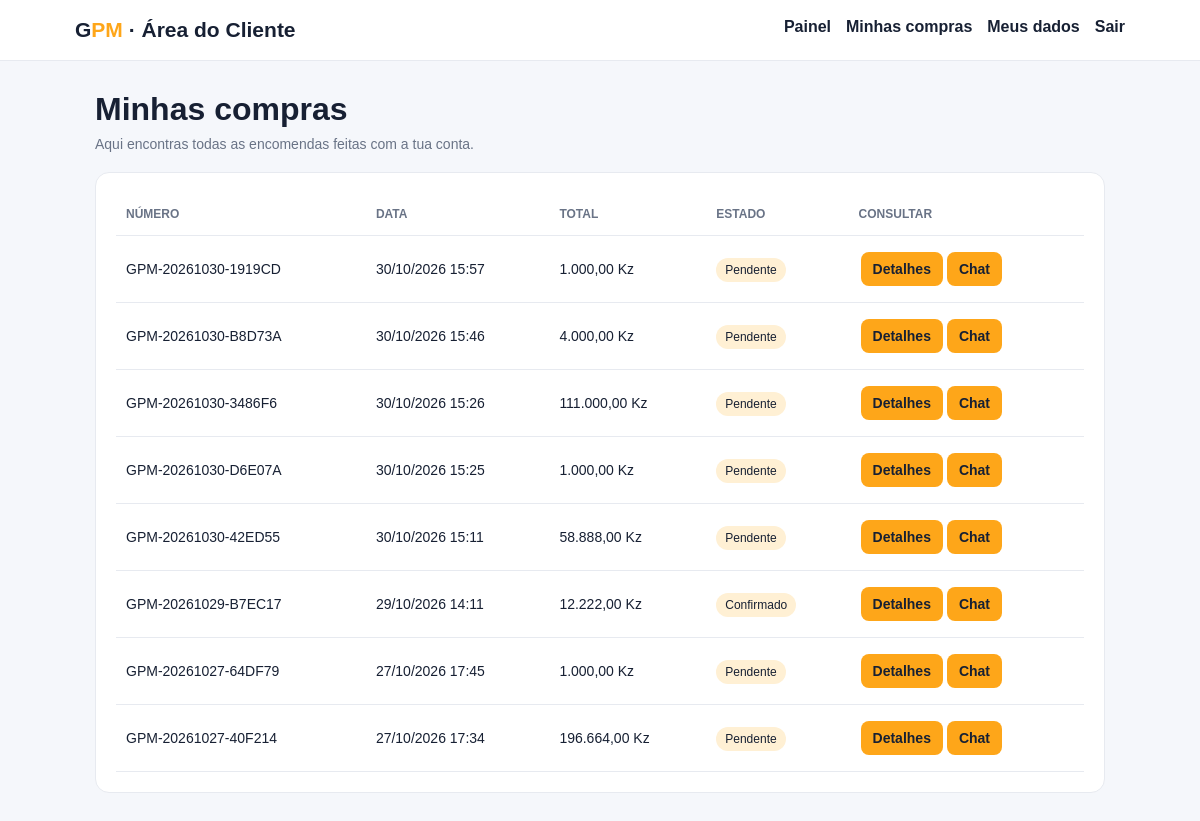
Screenshot of /gpm2/cliente/painel-cliente/pedidos.php (signed in) with the database file from the repository.
### tables this page shows
CREATE TABLE `orders` (
  `id` bigint(20) UNSIGNED NOT NULL,
  `order_number` varchar(40) NOT NULL,
  `customer_id` bigint(20) UNSIGNED NOT NULL,
  `responsible_user_id` bigint(20) UNSIGNED DEFAULT NULL,
  `customer_type` enum('individual','company') NOT NULL DEFAULT 'individual',
  `customer_name` varchar(180) NOT NULL,
  `customer_nif` varchar(50) DEFAULT NULL,
  `customer_phone` varchar(40) NOT NULL,
  `customer_email` varchar(190) DEFAULT NULL,
  `delivery_address` text DEFAULT NULL,
  `delivery_city` varchar(100) DEFAULT NULL,
  `delivery_province` varchar(100) DEFAULT NULL,
  `delivery_fee` decimal(15,2) NOT NULL DEFAULT 0.00,
  `discount` decimal(15,2) NOT NULL DEFAULT 0.00,
  `subtotal` decimal(15,2) NOT NULL DEFAULT 0.00,
  `total` decimal(15,2) NOT NULL DEFAULT 0.00,
  `payment_method` varchar(80) DEFAULT NULL,
  `payment_status` enum('pending','partial','paid','refunded') NOT NULL DEFAULT 'pending',
  `status` enum('pending','confirmed','preparing','shipped','completed','cancelled') NOT NULL DEFAULT 'pending',
  `notes` text DEFAULT NULL,
  `stock_deducted` tinyint(1) NOT NULL DEFAULT 0,
  `ordered_at` datetime NOT NULL DEFAULT current_timestamp(),
  `confirmed_at` datetime DEFAULT NULL,
  `completed_at` datetime DEFAULT NULL,
  `cancelled_at` datetime DEFAULT NULL,
  `created_at` timestamp NOT NULL DEFAULT current_timestamp(),
  `updated_at` timestamp NOT NULL DEFAULT current_timestamp() ON UPDATE current_timestamp(),
  `delivery_street` varchar(180) DEFAULT NULL,
  `delivery_neighborhood` varchar(120) DEFAULT NULL,
  `delivery_reference` varchar(255) DEFAULT NULL
);

### gpm2/cliente/painel-cliente/pedidos.php (the view, shortened to what this page needs)
<?php
$cliente = cliente_atual();
$pdo = db();
$stmt = $pdo->prepare("SELECT id, order_number, total, status, ordered_at FROM orders WHERE customer_id = ? ORDER BY ordered_at DESC, id DESC");
$stmt->execute([(int)$cliente['id']]);
$pedidos = $stmt->fetchAll(PDO::FETCH_ASSOC);
$labels = ['pending'=>'Pendente','confirmed'=>'Confirmado','preparing'=>'Em preparação','shipped'=>'Enviado','completed'=>'Concluído','cancelled'=>'Cancelado'];
function pedidos_money($v): string { return number_format((float)$v, 2, ',', '.') . ' Kz'; }
?>
<!doctype html><html lang="pt"><head><meta charset="utf-8"><meta name="viewport" content="width=device-width,initial-scale=1"><title>Minhas compras | GPM</title>
</head><body><header><a class="brand" href="index.php">G<span>PM</span> · Área do Cliente</a><nav><a href="index.php">Painel</a><a href="pedidos.php">Minhas compras</a><a href="dados.php">Meus dados</a><a href="../logout.php">Sair</a></nav></header>
<main><h1>Minhas compras</h1><div class="muted">Aqui encontras todas as encomendas feitas com a tua conta.</div><div class="card">
<?php if (!$pedidos): ?><div class="empty">Ainda não tens encomendas. <a href="../index.php">Ver produtos</a></div>
<?php else: ?><table><thead><tr><th>Número</th><th>Data</th><th>Total</th><th>Estado</th><th>Consultar</th></tr></thead><tbody>
<?php foreach($pedidos as $p): ?><tr><td><?= htmlspecialchars((string)$p['order_number'],ENT_QUOTES,'UTF-8') ?></td><td><?= htmlspecialchars(date('d/m/Y H:i',strtotime((string)$p['ordered_at'])),ENT_QUOTES,'UTF-8') ?></td><td><?= pedidos_money($p['total']) ?></td><td><span class="badge"><?= htmlspecialchars($labels[$p['status']] ?? $p['status'],ENT_QUOTES,'UTF-8') ?></span></td><td><a class="btn" href="../pedido.php?id=<?= (int)$p['id'] ?>">Detalhes</a><a class="btn" href="../chat.php?pedido=<?= (int)$p['id'] ?>">Chat</a></td></tr><?php endforeach; ?>
</tbody></table><?php endif; ?></div></main></body></html>

### gpm2/cliente/painel-cliente/pedidos.php (style rules this page uses)
* { box-sizing:border-box }
body { margin:0;background:#f5f7fb;font-family:Arial,sans-serif;color:#172033 }
header { background:white;padding:18px max(20px,calc((100% - 1050px)/2));border-bottom:1px solid #e7eaf0;display:flex;justify-content:space-between;gap:15px;flex-wrap:wrap }
a { color:#172033;text-decoration:none;font-weight:700 }
.brand { font-size:21px }
.brand span { color:#FEA619 }
nav { display:flex;gap:15px;flex-wrap:wrap }
main { max-width:1050px;margin:30px auto;padding:0 20px }
h1 { margin:0 0 8px }
.muted { color:#697386;font-size:14px }
.card { background:white;border:1px solid #e7eaf0;border-radius:14px;padding:20px;margin-top:20px;overflow-x:auto }
table { width:100%;border-collapse:collapse;min-width:600px }
th,td { text-align:left;padding:14px 10px;border-bottom:1px solid #e7eaf0;font-size:14px }
th { font-size:12px;color:#697386;text-transform:uppercase }
.badge { background:#fff0d4;border-radius:20px;padding:5px 9px;font-size:12px }
.btn { display:inline-block;background:#FEA619;padding:9px 12px;border-radius:8px;margin:2px }

### rows the page displays
orders: order_number "GPM-20261030-1919CD", ordered_at "30/10/2026 15:57", total "1.000,00 Kz", status "Pendente"
orders: order_number "GPM-20261030-B8D73A", ordered_at "30/10/2026 15:46", total "4.000,00 Kz", status "Pendente"
orders: order_number "GPM-20261030-3486F6", ordered_at "30/10/2026 15:26", total "111.000,00 Kz", status "Pendente"
orders: order_number "GPM-20261030-D6E07A", ordered_at "30/10/2026 15:25", total "1.000,00 Kz", status "Pendente"
orders: order_number "GPM-20261030-42ED55", ordered_at "30/10/2026 15:11", total "58.888,00 Kz", status "Pendente"
orders: order_number "GPM-20261029-B7EC17", ordered_at "29/10/2026 14:11", total "12.222,00 Kz", status "Confirmado"
orders: order_number "GPM-20261027-64DF79", ordered_at "27/10/2026 17:45", total "1.000,00 Kz", status "Pendente"
orders: order_number "GPM-20261027-40F214", ordered_at "27/10/2026 17:34", total "196.664,00 Kz", status "Pendente"
